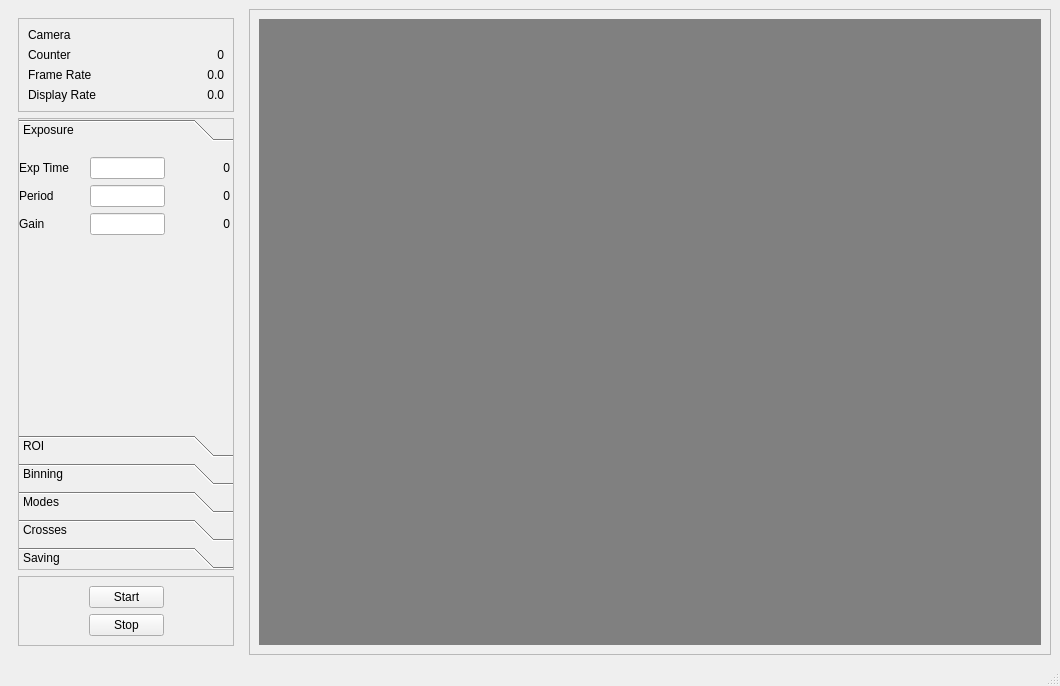
<ui version="4.0" >
 <class>MainWindow</class>
 <widget class="QMainWindow" name="MainWindow" >
  <property name="geometry" >
   <rect>
    <x>0</x>
    <y>0</y>
    <width>1060</width>
    <height>686</height>
   </rect>
  </property>
  <property name="windowTitle" >
   <string>MainWindow</string>
  </property>
  <widget class="QWidget" name="centralwidget" >
   <property name="sizePolicy" >
    <sizepolicy vsizetype="Expanding" hsizetype="Expanding" >
     <horstretch>0</horstretch>
     <verstretch>0</verstretch>
    </sizepolicy>
   </property>
   <layout class="QHBoxLayout" >
    <item>
     <widget class="QWidget" native="1" name="widget" >
      <property name="sizePolicy" >
       <sizepolicy vsizetype="Minimum" hsizetype="Minimum" >
        <horstretch>0</horstretch>
        <verstretch>0</verstretch>
       </sizepolicy>
      </property>
      <property name="minimumSize" >
       <size>
        <width>234</width>
        <height>620</height>
       </size>
      </property>
      <property name="maximumSize" >
       <size>
        <width>234</width>
        <height>16777215</height>
       </size>
      </property>
      <layout class="QVBoxLayout" >
       <item>
        <widget class="QFrame" name="frame_2" >
         <property name="frameShape" >
          <enum>QFrame::StyledPanel</enum>
         </property>
         <property name="frameShadow" >
          <enum>QFrame::Raised</enum>
         </property>
         <layout class="QGridLayout" >
          <item row="0" column="0" >
           <widget class="QLabel" name="label_21" >
            <property name="minimumSize" >
             <size>
              <width>80</width>
              <height>0</height>
             </size>
            </property>
            <property name="text" >
             <string>Camera</string>
            </property>
           </widget>
          </item>
          <item row="0" column="1" >
           <widget class="QLabel" name="lPV" >
            <property name="text" >
             <string/>
            </property>
           </widget>
          </item>
          <item row="1" column="0" >
           <widget class="QLabel" name="label_16" >
            <property name="text" >
             <string>Counter</string>
            </property>
           </widget>
          </item>
          <item row="1" column="1" >
           <widget class="QLabel" name="lImgCounter" >
            <property name="text" >
             <string>0</string>
            </property>
            <property name="alignment" >
             <set>Qt::AlignRight|Qt::AlignTrailing|Qt::AlignVCenter</set>
            </property>
           </widget>
          </item>
          <item row="2" column="0" >
           <widget class="QLabel" name="label_17" >
            <property name="text" >
             <string>Frame Rate</string>
            </property>
           </widget>
          </item>
          <item row="2" column="1" >
           <widget class="QLabel" name="lImgRate" >
            <property name="text" >
             <string>0.0</string>
            </property>
            <property name="alignment" >
             <set>Qt::AlignRight|Qt::AlignTrailing|Qt::AlignVCenter</set>
            </property>
           </widget>
          </item>
          <item row="3" column="0" >
           <widget class="QLabel" name="label_26" >
            <property name="text" >
             <string>Display Rate</string>
            </property>
           </widget>
          </item>
          <item row="3" column="1" >
           <widget class="QLabel" name="label_rate" >
            <property name="text" >
             <string>0.0</string>
            </property>
            <property name="alignment" >
             <set>Qt::AlignRight|Qt::AlignTrailing|Qt::AlignVCenter</set>
            </property>
           </widget>
          </item>
         </layout>
        </widget>
       </item>
       <item>
        <widget class="QToolBox" name="toolBox" >
         <property name="frameShape" >
          <enum>QFrame::StyledPanel</enum>
         </property>
         <property name="currentIndex" >
          <number>0</number>
         </property>
         <widget class="QWidget" name="page" >
          <property name="geometry" >
           <rect>
            <x>0</x>
            <y>0</y>
            <width>212</width>
            <height>207</height>
           </rect>
          </property>
          <attribute name="label" >
           <string>Exposure</string>
          </attribute>
          <widget class="QWidget" name="layoutWidget" >
           <property name="geometry" >
            <rect>
             <x>0</x>
             <y>10</y>
             <width>211</width>
             <height>191</height>
            </rect>
           </property>
           <layout class="QVBoxLayout" >
            <item>
             <layout class="QGridLayout" >
              <item row="0" column="0" >
               <widget class="QLabel" name="label" >
                <property name="minimumSize" >
                 <size>
                  <width>65</width>
                  <height>0</height>
                 </size>
                </property>
                <property name="maximumSize" >
                 <size>
                  <width>65</width>
                  <height>16777215</height>
                 </size>
                </property>
                <property name="text" >
                 <string>Exp Time</string>
                </property>
               </widget>
              </item>
              <item row="0" column="1" >
               <widget class="QLineEdit" name="leExpTime" >
                <property name="minimumSize" >
                 <size>
                  <width>75</width>
                  <height>0</height>
                 </size>
                </property>
                <property name="maximumSize" >
                 <size>
                  <width>75</width>
                  <height>16777215</height>
                 </size>
                </property>
               </widget>
              </item>
              <item row="0" column="2" colspan="2" >
               <widget class="QLabel" name="lExpTime" >
                <property name="minimumSize" >
                 <size>
                  <width>35</width>
                  <height>0</height>
                 </size>
                </property>
                <property name="text" >
                 <string>0</string>
                </property>
                <property name="alignment" >
                 <set>Qt::AlignRight|Qt::AlignTrailing|Qt::AlignVCenter</set>
                </property>
               </widget>
              </item>
              <item row="1" column="0" >
               <widget class="QLabel" name="label_3" >
                <property name="minimumSize" >
                 <size>
                  <width>65</width>
                  <height>0</height>
                 </size>
                </property>
                <property name="maximumSize" >
                 <size>
                  <width>65</width>
                  <height>16777215</height>
                 </size>
                </property>
                <property name="text" >
                 <string>Period</string>
                </property>
               </widget>
              </item>
              <item row="1" column="1" colspan="2" >
               <widget class="QLineEdit" name="leExpPeriod" >
                <property name="minimumSize" >
                 <size>
                  <width>75</width>
                  <height>0</height>
                 </size>
                </property>
                <property name="maximumSize" >
                 <size>
                  <width>75</width>
                  <height>16777215</height>
                 </size>
                </property>
               </widget>
              </item>
              <item row="1" column="3" >
               <widget class="QLabel" name="lExpPeriod" >
                <property name="minimumSize" >
                 <size>
                  <width>35</width>
                  <height>0</height>
                 </size>
                </property>
                <property name="text" >
                 <string>0</string>
                </property>
                <property name="alignment" >
                 <set>Qt::AlignRight|Qt::AlignTrailing|Qt::AlignVCenter</set>
                </property>
               </widget>
              </item>
              <item row="2" column="0" >
               <widget class="QLabel" name="label_5" >
                <property name="minimumSize" >
                 <size>
                  <width>65</width>
                  <height>0</height>
                 </size>
                </property>
                <property name="maximumSize" >
                 <size>
                  <width>65</width>
                  <height>16777215</height>
                 </size>
                </property>
                <property name="text" >
                 <string>Gain</string>
                </property>
               </widget>
              </item>
              <item row="2" column="1" >
               <widget class="QLineEdit" name="leGain" >
                <property name="minimumSize" >
                 <size>
                  <width>75</width>
                  <height>0</height>
                 </size>
                </property>
                <property name="maximumSize" >
                 <size>
                  <width>75</width>
                  <height>16777215</height>
                 </size>
                </property>
               </widget>
              </item>
              <item row="2" column="2" colspan="2" >
               <widget class="QLabel" name="lGain" >
                <property name="minimumSize" >
                 <size>
                  <width>35</width>
                  <height>0</height>
                 </size>
                </property>
                <property name="text" >
                 <string>0</string>
                </property>
                <property name="alignment" >
                 <set>Qt::AlignRight|Qt::AlignTrailing|Qt::AlignVCenter</set>
                </property>
               </widget>
              </item>
             </layout>
            </item>
            <item>
             <spacer>
              <property name="orientation" >
               <enum>Qt::Vertical</enum>
              </property>
              <property name="sizeHint" >
               <size>
                <width>20</width>
                <height>40</height>
               </size>
              </property>
             </spacer>
            </item>
           </layout>
          </widget>
         </widget>
         <widget class="QWidget" name="page_2" >
          <property name="geometry" >
           <rect>
            <x>0</x>
            <y>0</y>
            <width>96</width>
            <height>26</height>
           </rect>
          </property>
          <attribute name="label" >
           <string>ROI</string>
          </attribute>
          <widget class="QWidget" name="layoutWidget" >
           <property name="geometry" >
            <rect>
             <x>0</x>
             <y>10</y>
             <width>211</width>
             <height>191</height>
            </rect>
           </property>
           <layout class="QVBoxLayout" >
            <item>
             <layout class="QGridLayout" >
              <item row="0" column="0" >
               <widget class="QLabel" name="label_29" >
                <property name="minimumSize" >
                 <size>
                  <width>0</width>
                  <height>0</height>
                 </size>
                </property>
                <property name="text" >
                 <string>X Start</string>
                </property>
               </widget>
              </item>
              <item row="0" column="1" >
               <widget class="QLineEdit" name="leRoiXStart" >
                <property name="maximumSize" >
                 <size>
                  <width>75</width>
                  <height>16777215</height>
                 </size>
                </property>
               </widget>
              </item>
              <item row="0" column="2" >
               <widget class="QLabel" name="lRoiXStart" >
                <property name="minimumSize" >
                 <size>
                  <width>35</width>
                  <height>0</height>
                 </size>
                </property>
                <property name="text" >
                 <string>0</string>
                </property>
                <property name="alignment" >
                 <set>Qt::AlignRight|Qt::AlignTrailing|Qt::AlignVCenter</set>
                </property>
               </widget>
              </item>
              <item row="1" column="0" >
               <widget class="QLabel" name="label_30" >
                <property name="minimumSize" >
                 <size>
                  <width>0</width>
                  <height>0</height>
                 </size>
                </property>
                <property name="text" >
                 <string>X Size</string>
                </property>
               </widget>
              </item>
              <item row="1" column="1" >
               <widget class="QLineEdit" name="leRoiXSize" >
                <property name="maximumSize" >
                 <size>
                  <width>75</width>
                  <height>16777215</height>
                 </size>
                </property>
               </widget>
              </item>
              <item row="1" column="2" >
               <widget class="QLabel" name="lRoiXSize" >
                <property name="text" >
                 <string>0</string>
                </property>
                <property name="alignment" >
                 <set>Qt::AlignRight|Qt::AlignTrailing|Qt::AlignVCenter</set>
                </property>
               </widget>
              </item>
              <item row="2" column="0" >
               <widget class="QLabel" name="label_27" >
                <property name="minimumSize" >
                 <size>
                  <width>65</width>
                  <height>0</height>
                 </size>
                </property>
                <property name="text" >
                 <string>Y Start</string>
                </property>
               </widget>
              </item>
              <item row="2" column="1" >
               <widget class="QLineEdit" name="leRoiYStart" >
                <property name="maximumSize" >
                 <size>
                  <width>75</width>
                  <height>16777215</height>
                 </size>
                </property>
               </widget>
              </item>
              <item row="2" column="2" >
               <widget class="QLabel" name="lRoiYStart" >
                <property name="text" >
                 <string>0</string>
                </property>
                <property name="alignment" >
                 <set>Qt::AlignRight|Qt::AlignTrailing|Qt::AlignVCenter</set>
                </property>
               </widget>
              </item>
              <item row="3" column="0" >
               <widget class="QLabel" name="label_18" >
                <property name="minimumSize" >
                 <size>
                  <width>65</width>
                  <height>0</height>
                 </size>
                </property>
                <property name="text" >
                 <string>Y Size</string>
                </property>
               </widget>
              </item>
              <item row="3" column="1" >
               <widget class="QLineEdit" name="leRoiYSize" >
                <property name="maximumSize" >
                 <size>
                  <width>75</width>
                  <height>16777215</height>
                 </size>
                </property>
               </widget>
              </item>
              <item row="3" column="2" >
               <widget class="QLabel" name="lRoiYSize" >
                <property name="text" >
                 <string>0</string>
                </property>
                <property name="alignment" >
                 <set>Qt::AlignRight|Qt::AlignTrailing|Qt::AlignVCenter</set>
                </property>
               </widget>
              </item>
             </layout>
            </item>
            <item>
             <spacer>
              <property name="orientation" >
               <enum>Qt::Vertical</enum>
              </property>
              <property name="sizeHint" >
               <size>
                <width>20</width>
                <height>40</height>
               </size>
              </property>
             </spacer>
            </item>
           </layout>
          </widget>
         </widget>
         <widget class="QWidget" name="page_3" >
          <property name="geometry" >
           <rect>
            <x>0</x>
            <y>0</y>
            <width>96</width>
            <height>26</height>
           </rect>
          </property>
          <attribute name="label" >
           <string>Binning</string>
          </attribute>
          <widget class="QWidget" name="layoutWidget" >
           <property name="geometry" >
            <rect>
             <x>0</x>
             <y>10</y>
             <width>211</width>
             <height>191</height>
            </rect>
           </property>
           <layout class="QVBoxLayout" >
            <item>
             <layout class="QGridLayout" >
              <item row="0" column="0" >
               <widget class="QLabel" name="label_31" >
                <property name="minimumSize" >
                 <size>
                  <width>65</width>
                  <height>0</height>
                 </size>
                </property>
                <property name="maximumSize" >
                 <size>
                  <width>65</width>
                  <height>16777215</height>
                 </size>
                </property>
                <property name="text" >
                 <string>X, Y</string>
                </property>
               </widget>
              </item>
              <item row="0" column="1" >
               <widget class="QLineEdit" name="leBinX" >
                <property name="minimumSize" >
                 <size>
                  <width>0</width>
                  <height>27</height>
                 </size>
                </property>
                <property name="maximumSize" >
                 <size>
                  <width>75</width>
                  <height>16777215</height>
                 </size>
                </property>
               </widget>
              </item>
              <item row="0" column="2" >
               <widget class="QLabel" name="lBinX" >
                <property name="minimumSize" >
                 <size>
                  <width>35</width>
                  <height>0</height>
                 </size>
                </property>
                <property name="text" >
                 <string>1</string>
                </property>
                <property name="alignment" >
                 <set>Qt::AlignRight|Qt::AlignTrailing|Qt::AlignVCenter</set>
                </property>
               </widget>
              </item>
             </layout>
            </item>
            <item>
             <spacer>
              <property name="orientation" >
               <enum>Qt::Vertical</enum>
              </property>
              <property name="sizeHint" >
               <size>
                <width>20</width>
                <height>40</height>
               </size>
              </property>
             </spacer>
            </item>
           </layout>
          </widget>
         </widget>
         <widget class="QWidget" name="page_4" >
          <property name="geometry" >
           <rect>
            <x>0</x>
            <y>0</y>
            <width>96</width>
            <height>26</height>
           </rect>
          </property>
          <attribute name="label" >
           <string>Modes</string>
          </attribute>
          <widget class="QWidget" name="layoutWidget" >
           <property name="geometry" >
            <rect>
             <x>0</x>
             <y>0</y>
             <width>211</width>
             <height>211</height>
            </rect>
           </property>
           <layout class="QVBoxLayout" >
            <item>
             <layout class="QGridLayout" >
              <item row="0" column="0" >
               <widget class="QLabel" name="label_32" >
                <property name="minimumSize" >
                 <size>
                  <width>0</width>
                  <height>28</height>
                 </size>
                </property>
                <property name="text" >
                 <string>Image Mode</string>
                </property>
               </widget>
              </item>
              <item row="0" column="1" >
               <widget class="QComboBox" name="cbImageMode" >
                <property name="minimumSize" >
                 <size>
                  <width>0</width>
                  <height>26</height>
                 </size>
                </property>
               </widget>
              </item>
              <item row="1" column="0" >
               <widget class="QLabel" name="label_33" >
                <property name="minimumSize" >
                 <size>
                  <width>0</width>
                  <height>28</height>
                 </size>
                </property>
                <property name="text" >
                 <string>Trigger Mode</string>
                </property>
               </widget>
              </item>
              <item row="1" column="1" >
               <widget class="QComboBox" name="cbTriggerMode" >
                <property name="minimumSize" >
                 <size>
                  <width>0</width>
                  <height>26</height>
                 </size>
                </property>
               </widget>
              </item>
             </layout>
            </item>
            <item>
             <spacer>
              <property name="orientation" >
               <enum>Qt::Vertical</enum>
              </property>
              <property name="sizeHint" >
               <size>
                <width>20</width>
                <height>40</height>
               </size>
              </property>
             </spacer>
            </item>
           </layout>
          </widget>
         </widget>
         <widget class="QWidget" name="page_5" >
          <property name="geometry" >
           <rect>
            <x>0</x>
            <y>0</y>
            <width>96</width>
            <height>26</height>
           </rect>
          </property>
          <property name="minimumSize" >
           <size>
            <width>0</width>
            <height>0</height>
           </size>
          </property>
          <attribute name="label" >
           <string>Crosses</string>
          </attribute>
          <widget class="QWidget" name="layoutWidget" >
           <property name="geometry" >
            <rect>
             <x>6</x>
             <y>10</y>
             <width>201</width>
             <height>191</height>
            </rect>
           </property>
           <layout class="QVBoxLayout" >
            <item>
             <layout class="QGridLayout" >
              <item row="0" column="0" >
               <spacer>
                <property name="orientation" >
                 <enum>Qt::Horizontal</enum>
                </property>
                <property name="sizeHint" >
                 <size>
                  <width>40</width>
                  <height>20</height>
                 </size>
                </property>
               </spacer>
              </item>
              <item row="0" column="1" >
               <widget class="QLabel" name="label_2" >
                <property name="text" >
                 <string>Cross 1</string>
                </property>
               </widget>
              </item>
              <item row="0" column="2" >
               <widget class="QLabel" name="label_6" >
                <property name="text" >
                 <string>Cross 2</string>
                </property>
               </widget>
              </item>
              <item row="1" column="0" >
               <widget class="QLabel" name="label_7" >
                <property name="text" >
                 <string>X</string>
                </property>
               </widget>
              </item>
              <item row="1" column="1" >
               <widget class="QLineEdit" name="leCross1X" >
                <property name="maximumSize" >
                 <size>
                  <width>65</width>
                  <height>16777215</height>
                 </size>
                </property>
               </widget>
              </item>
              <item row="1" column="2" >
               <widget class="QLineEdit" name="leCross2X" >
                <property name="maximumSize" >
                 <size>
                  <width>65</width>
                  <height>16777215</height>
                 </size>
                </property>
               </widget>
              </item>
              <item row="2" column="0" >
               <widget class="QLabel" name="label_8" >
                <property name="text" >
                 <string>Y</string>
                </property>
               </widget>
              </item>
              <item row="2" column="1" >
               <widget class="QLineEdit" name="leCross1Y" >
                <property name="maximumSize" >
                 <size>
                  <width>65</width>
                  <height>16777215</height>
                 </size>
                </property>
               </widget>
              </item>
              <item row="2" column="2" >
               <widget class="QLineEdit" name="leCross2Y" >
                <property name="maximumSize" >
                 <size>
                  <width>65</width>
                  <height>16777215</height>
                 </size>
                </property>
               </widget>
              </item>
              <item row="3" column="0" >
               <widget class="QLabel" name="label_11" >
                <property name="text" >
                 <string>Color</string>
                </property>
               </widget>
              </item>
              <item row="3" column="1" >
               <widget class="QComboBox" name="cbCross1Color" >
                <property name="maximumSize" >
                 <size>
                  <width>65</width>
                  <height>16777215</height>
                 </size>
                </property>
               </widget>
              </item>
              <item row="3" column="2" >
               <widget class="QComboBox" name="cbCross2Color" >
                <property name="maximumSize" >
                 <size>
                  <width>65</width>
                  <height>16777215</height>
                 </size>
                </property>
               </widget>
              </item>
             </layout>
            </item>
            <item>
             <spacer>
              <property name="orientation" >
               <enum>Qt::Vertical</enum>
              </property>
              <property name="sizeHint" >
               <size>
                <width>20</width>
                <height>40</height>
               </size>
              </property>
             </spacer>
            </item>
           </layout>
          </widget>
         </widget>
         <widget class="QWidget" name="page_6" >
          <property name="geometry" >
           <rect>
            <x>0</x>
            <y>0</y>
            <width>212</width>
            <height>207</height>
           </rect>
          </property>
          <attribute name="label" >
           <string>Saving</string>
          </attribute>
          <widget class="QWidget" name="layoutWidget" >
           <property name="geometry" >
            <rect>
             <x>11</x>
             <y>1</y>
             <width>193</width>
             <height>246</height>
            </rect>
           </property>
           <layout class="QVBoxLayout" >
            <item>
             <layout class="QGridLayout" >
              <item row="0" column="0" >
               <widget class="QLabel" name="label_4" >
                <property name="text" >
                 <string>Directory</string>
                </property>
               </widget>
              </item>
              <item row="0" column="1" >
               <widget class="QLineEdit" name="lePath" >
                <property name="text" >
                 <string>.</string>
                </property>
               </widget>
              </item>
              <item row="1" column="0" >
               <widget class="QLabel" name="label_9" >
                <property name="text" >
                 <string>File</string>
                </property>
               </widget>
              </item>
              <item row="1" column="1" >
               <widget class="QLineEdit" name="leFile" >
                <property name="text" >
                 <string>img</string>
                </property>
               </widget>
              </item>
              <item row="2" column="0" >
               <widget class="QLabel" name="label_10" >
                <property name="text" >
                 <string>Count</string>
                </property>
               </widget>
              </item>
              <item row="2" column="1" >
               <widget class="QLineEdit" name="leNumber" >
                <property name="text" >
                 <string>1</string>
                </property>
               </widget>
              </item>
              <item row="3" column="0" >
               <widget class="QLabel" name="label_12" >
                <property name="text" >
                 <string>Period</string>
                </property>
               </widget>
              </item>
              <item row="3" column="1" >
               <widget class="QLineEdit" name="lePeriod" >
                <property name="text" >
                 <string>1.0</string>
                </property>
               </widget>
              </item>
             </layout>
            </item>
            <item>
             <layout class="QHBoxLayout" >
              <item>
               <spacer>
                <property name="orientation" >
                 <enum>Qt::Horizontal</enum>
                </property>
                <property name="sizeHint" >
                 <size>
                  <width>40</width>
                  <height>20</height>
                 </size>
                </property>
               </spacer>
              </item>
              <item>
               <widget class="QPushButton" name="bSave" >
                <property name="text" >
                 <string>Save</string>
                </property>
               </widget>
              </item>
              <item>
               <spacer>
                <property name="orientation" >
                 <enum>Qt::Horizontal</enum>
                </property>
                <property name="sizeHint" >
                 <size>
                  <width>40</width>
                  <height>20</height>
                 </size>
                </property>
               </spacer>
              </item>
             </layout>
            </item>
            <item>
             <layout class="QHBoxLayout" >
              <item>
               <spacer>
                <property name="orientation" >
                 <enum>Qt::Horizontal</enum>
                </property>
                <property name="sizeHint" >
                 <size>
                  <width>40</width>
                  <height>20</height>
                 </size>
                </property>
               </spacer>
              </item>
              <item>
               <widget class="QPushButton" name="bStopSave" >
                <property name="text" >
                 <string>Stop</string>
                </property>
               </widget>
              </item>
              <item>
               <spacer>
                <property name="orientation" >
                 <enum>Qt::Horizontal</enum>
                </property>
                <property name="sizeHint" >
                 <size>
                  <width>40</width>
                  <height>20</height>
                 </size>
                </property>
               </spacer>
              </item>
             </layout>
            </item>
            <item>
             <spacer>
              <property name="orientation" >
               <enum>Qt::Vertical</enum>
              </property>
              <property name="sizeHint" >
               <size>
                <width>20</width>
                <height>40</height>
               </size>
              </property>
             </spacer>
            </item>
           </layout>
          </widget>
         </widget>
        </widget>
       </item>
       <item>
        <widget class="QFrame" name="frame_3" >
         <property name="frameShape" >
          <enum>QFrame::StyledPanel</enum>
         </property>
         <property name="frameShadow" >
          <enum>QFrame::Raised</enum>
         </property>
         <layout class="QGridLayout" >
          <item row="0" column="0" >
           <spacer>
            <property name="orientation" >
             <enum>Qt::Horizontal</enum>
            </property>
            <property name="sizeHint" >
             <size>
              <width>40</width>
              <height>20</height>
             </size>
            </property>
           </spacer>
          </item>
          <item row="0" column="1" >
           <widget class="QPushButton" name="bStart" >
            <property name="maximumSize" >
             <size>
              <width>75</width>
              <height>16777215</height>
             </size>
            </property>
            <property name="text" >
             <string>Start</string>
            </property>
           </widget>
          </item>
          <item row="0" column="2" >
           <spacer>
            <property name="orientation" >
             <enum>Qt::Horizontal</enum>
            </property>
            <property name="sizeHint" >
             <size>
              <width>40</width>
              <height>20</height>
             </size>
            </property>
           </spacer>
          </item>
          <item row="1" column="0" >
           <spacer>
            <property name="orientation" >
             <enum>Qt::Horizontal</enum>
            </property>
            <property name="sizeHint" >
             <size>
              <width>40</width>
              <height>20</height>
             </size>
            </property>
           </spacer>
          </item>
          <item row="1" column="1" >
           <widget class="QPushButton" name="bStop" >
            <property name="maximumSize" >
             <size>
              <width>75</width>
              <height>16777215</height>
             </size>
            </property>
            <property name="text" >
             <string>Stop</string>
            </property>
           </widget>
          </item>
          <item row="1" column="2" >
           <spacer>
            <property name="orientation" >
             <enum>Qt::Horizontal</enum>
            </property>
            <property name="sizeHint" >
             <size>
              <width>40</width>
              <height>20</height>
             </size>
            </property>
           </spacer>
          </item>
         </layout>
        </widget>
       </item>
      </layout>
     </widget>
    </item>
    <item>
     <widget class="QFrame" name="frame" >
      <property name="sizePolicy" >
       <sizepolicy vsizetype="Expanding" hsizetype="Expanding" >
        <horstretch>0</horstretch>
        <verstretch>0</verstretch>
       </sizepolicy>
      </property>
      <property name="minimumSize" >
       <size>
        <width>250</width>
        <height>250</height>
       </size>
      </property>
      <property name="frameShape" >
       <enum>QFrame::StyledPanel</enum>
      </property>
      <property name="frameShadow" >
       <enum>QFrame::Raised</enum>
      </property>
      <layout class="QHBoxLayout" >
       <item>
        <widget class="QWidget" native="1" name="wImage" >
         <property name="sizePolicy" >
          <sizepolicy vsizetype="Expanding" hsizetype="Expanding" >
           <horstretch>0</horstretch>
           <verstretch>0</verstretch>
          </sizepolicy>
         </property>
         <property name="styleSheet" >
          <string>background: dark gray</string>
         </property>
        </widget>
       </item>
      </layout>
     </widget>
    </item>
   </layout>
  </widget>
  <widget class="QMenuBar" name="menubar" >
   <property name="geometry" >
    <rect>
     <x>0</x>
     <y>0</y>
     <width>1060</width>
     <height>25</height>
    </rect>
   </property>
  </widget>
  <widget class="QStatusBar" name="statusbar" />
 </widget>
 <resources/>
 <connections/>
</ui>
